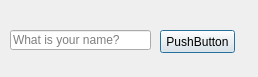
<?xml version="1.0" encoding="UTF-8"?>
<ui version="4.0">
 <class>mainDialog</class>
 <widget class="QDialog" name="mainDialog">
  <property name="geometry">
   <rect>
    <x>0</x>
    <y>0</y>
    <width>258</width>
    <height>77</height>
   </rect>
  </property>
  <property name="windowTitle">
   <string>Main Dialog</string>
  </property>
  <widget class="QLineEdit" name="nameEdit">
   <property name="geometry">
    <rect>
     <x>10</x>
     <y>30</y>
     <width>141</width>
     <height>20</height>
    </rect>
   </property>
   <property name="text">
    <string/>
   </property>
   <property name="placeholderText">
    <string>What is your name?</string>
   </property>
  </widget>
  <widget class="QPushButton" name="showButton">
   <property name="geometry">
    <rect>
     <x>160</x>
     <y>30</y>
     <width>75</width>
     <height>23</height>
    </rect>
   </property>
   <property name="text">
    <string>PushButton</string>
   </property>
  </widget>
 </widget>
 <tabstops>
  <tabstop>showButton</tabstop>
  <tabstop>nameEdit</tabstop>
 </tabstops>
 <resources/>
 <connections/>
</ui>
